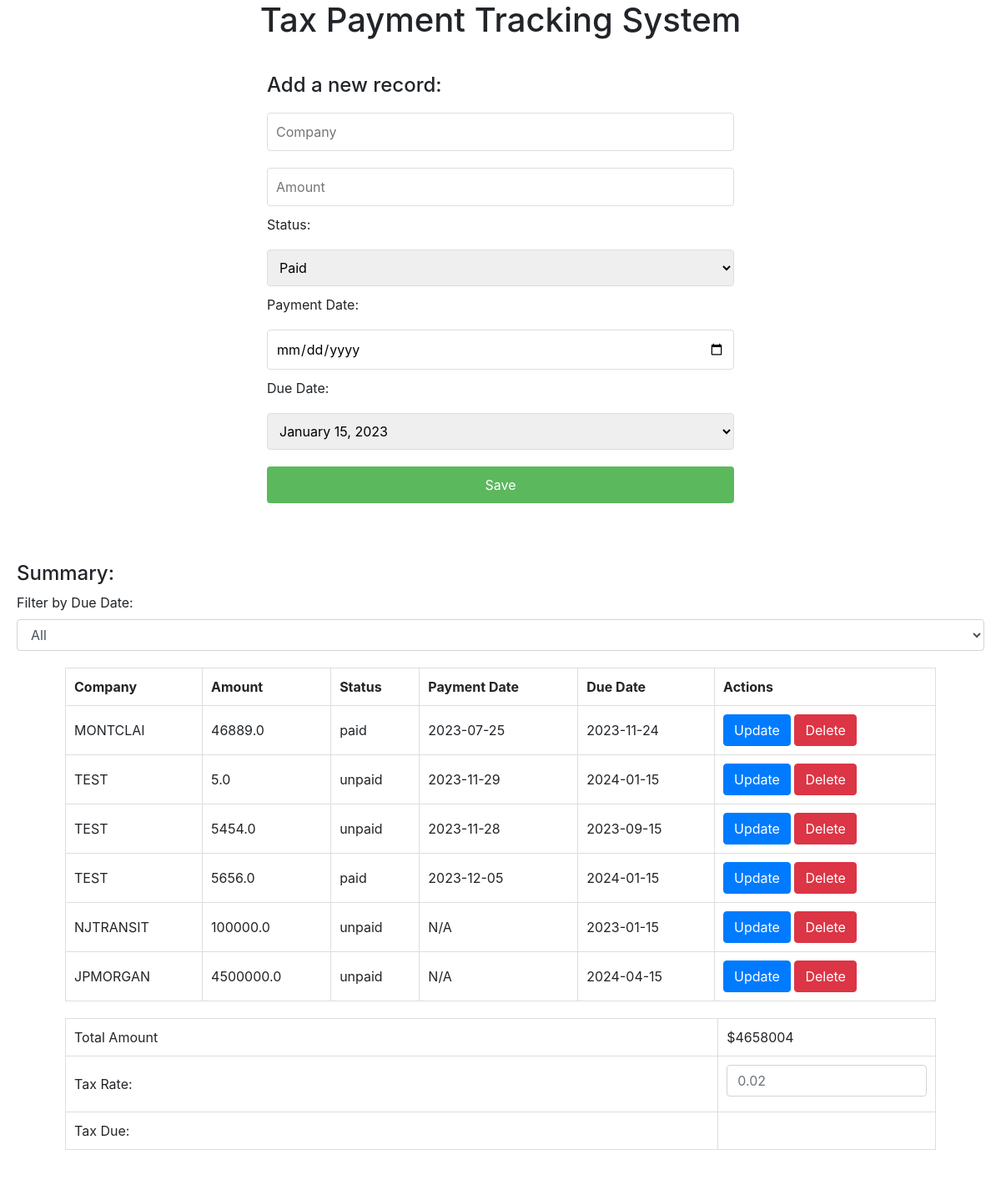
The page / on the database its author committed.
### app.py (models this page shows)
class Taxation(db.Model):
    tax_id = db.Column(db.Integer, primary_key=True, index=True, autoincrement=True)
    _company = db.Column('company', db.String(50), nullable=False)
    amount = db.Column(db.Float, nullable=False)
    payment_date = db.Column(db.Date, nullable=True)
    status = db.Column(db.String(10), nullable=False)
    due_date = db.Column(db.Date, nullable=False)
    @property
    def company(self):
        return self._company
    @company.setter
    def company(self, value):
        self._company = value.upper()

### app.py (the view)
@app.route('/')
def index():
    records = Taxation.query.all()
    return render_template('index.html', records=records)

### templates/index.html (shortened to what this page needs)
<!DOCTYPE html>
<html lang="en">
<head>
    <link rel="stylesheet" href="{{ url_for('static', filename='style.css') }}">
    <link rel="stylesheet" href="https://stackpath.bootstrapcdn.com/bootstrap/4.3.1/css/bootstrap.min.css">
</head>
<body>
    <h1>Tax Payment Tracking System</h1>
    <form id="taxForm" action="/add-record" method="post">
        <h4>Add a new record:</h4>
        <input type="text" id="company" name="company" placeholder="Company" required>
        <input type="number" id="amount" name="amount" placeholder="Amount" required>
	<label for="status">Status:</label>
        <select id="status" name="status">
            <option value="paid">Paid</option>
        </select>
        <label for="payment_date">Payment Date:</label>
        <input type="date" id="payment_date" name="payment_date" placeholder="Payment Date">
        <label for="due_date">Due Date:</label>
        <select id="dueDate" name="due_date" required>
            <!-- <option value="2023-04-15">April 15, 2023</option>
            <option value="2023-06-15">June 15, 2023</option>
            <option value="2023-09-15">September 15, 2023</option>
            <option value="2024-01-15">January 15, 2024</option> -->
        </select>
        <button type="submit">Save</button>
    </form>
    <div id="recordsContainer">
        <h4>Summary:</h4>
        <label>Filter by Due Date:</label>
        <select class="form-control mb-2" id="filterDueDate" name="due_date" onchange="updateDataTable();">
		<option value="all">All</option>
        </select>
        <table id="recordsTable">
            <thead>
                <tr>
                    <th>Company</th>
                    <th>Amount</th>
		    <th>Status</th>
                    <th>Payment Date</th>
                    <th>Due Date</th>
                    <th>Actions</th>
                </tr>
            </thead>
            <tbody id="recordsTableBody">
                {% for record in records %}
                <tr>
                    <td>{{ record.company }}</td>
                    <td name="record-amount">{{ record.amount }}</td>
		    <td>{{ record.status }}</td>
                    <td>{{ record.payment_date.strftime('%Y-%m-%d') if record.payment_date else 'N/A' }}</td>
                    <td>{{ record.due_date.strftime('%Y-%m-%d') }}</td>
                    <td>
                        <button type="button" class="btn btn-primary" onclick="showUpdateModal('{{ record.tax_id }}', '{{ record.company }}', '{{ record.amount }}','{{ record.status }}', '{% if record.payment_date is not none %}{{ record.payment_date.strftime('%Y-%m-%d') }}{% endif %}', '{{ record.due_date.strftime('%Y-%m-%d') }}')">Update</button>
                        <button type="button" class="btn btn-danger" onclick="confirmDelete('{{ record.tax_id }}')">Delete</button>
                    </td>
                </tr>
                {% endfor %}
            </tbody>
        </table>
        <div id="taxContainer">
            <table id="taxTable">
                <tr>
                    <td width="75%">Total Amount</td>
                    <td id="totalAmount"></td>
                </tr>
                <tr>
                    <td width="75%">Tax Rate:</td>
                    <td><input type="number" class="form-control mb-2" id="taxRate" placeholder="0.02" oninput="calculateTaxDue()" required></td>
                </tr>
                <tr>
                    <td width="75%">Tax Due:</td>
                    <td id="taxDue"></td>
                </tr>
            </table>
        </div>
    </div>
</body>
</html>

### static/style.css (style rules this page uses)
body { font-family: Arial, sans-serif; margin: 0; padding: 0; background-color: #f4f4f4; }
h1 { text-align: center; }
form { max-width: 600px; margin: 20px auto; padding: 20px; background-color: #fff; border-radius: 8px; }
form input, form select, form button { width: 100%; padding: 10px; margin: 10px 0; border-radius: 4px; border: 1px solid #ddd; }
form button { background-color: #5cb85c; color: white; border: none; cursor: pointer; }
table { width: 90%; margin: 20px auto; border-collapse: collapse; }
table, th, td { border: 1px solid #ddd; padding: 10px; text-align: left; }
#summaryContainer, #recordsContainer { background-color: #fff; padding: 20px; margin: 20px auto; border-radius: 8px; }

### rows shown on the page
Taxation: company "MONTCLAI", amount "46889.0", status "paid", payment_date "2023-07-25", due_date "2023-11-24"
Taxation: company "TEST", amount "5.0", status "unpaid", payment_date "2023-11-29", due_date "2024-01-15"
Taxation: company "TEST", amount "5454.0", status "unpaid", payment_date "2023-11-28", due_date "2023-09-15"
Taxation: company "TEST", amount "5656.0", status "paid", payment_date "2023-12-05", due_date "2024-01-15"
Taxation: company "NJTRANSIT", amount "100000.0", status "unpaid", payment_date "N/A", due_date "2023-01-15"
Taxation: company "JPMORGAN", amount "4500000.0", status "unpaid", payment_date "N/A", due_date "2024-04-15"
